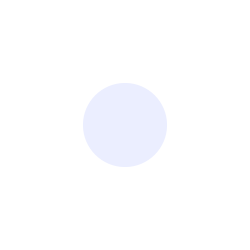
Frame 1 (no input)
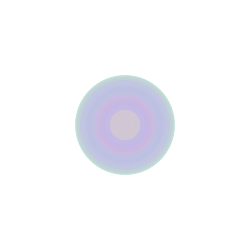
Frame 60 (the mouse pressed at the canvas centre just before this capture)
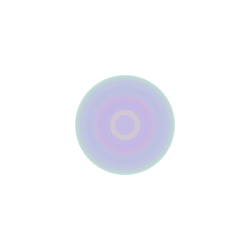
Frame 120 (the mouse held since frame 60 and released just before this capture)

The Processing sketch that drew these frames (run headless with seeded random() and noise(); from frame 60 on, the mouse is pressed at the canvas centre):

// Processing sketch: processing_97077
// ── processing_97077.pde

int counter;

void setup() {  //setup function called initially, only once
  size(250, 250);
  background(255);  //set background white
  colorMode(HSB);   //set colors to Hue, Saturation, Brightness mode
  counter = 0;
}

void draw() {  //draw function loops 
  counter++;
  noStroke();
  fill(random(255),100,255,50);
  
  if(mousePressed == true) { //add some interaction
    ellipse(mouseX, mouseY, 20, 20);
  }
  else {
    ellipse(width/2, height/2, 100*sin(counter), 100*sin(counter));
  }
}
